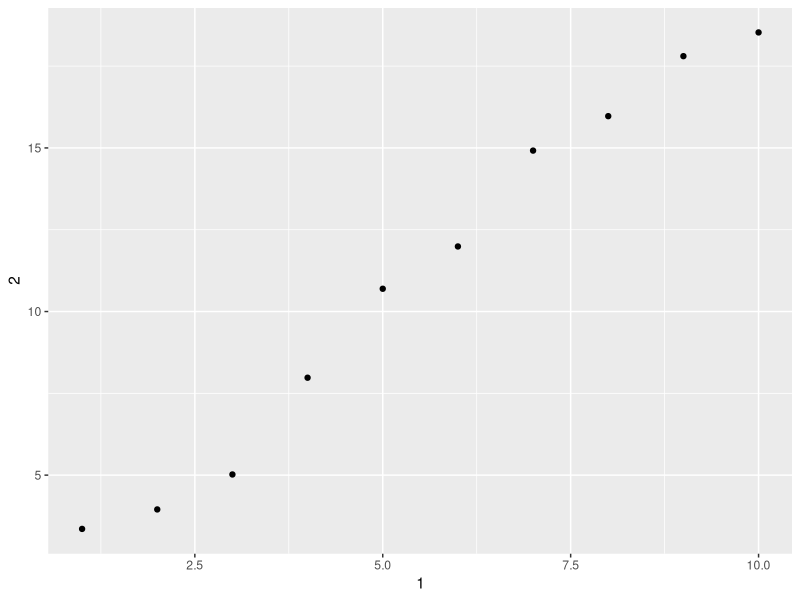

R code for this plot:
## ---- chunk 1
knitr::opts_chunk$set(echo = TRUE)
## ---- chunk 2
library(tidyverse)
## ---- chunk 3
as_tibble(iris)

tibble(
  x = 1:5, 
  y = 1, 
  z = x ^ 2 + y
)
## ---- chunk 4
tribble(
  ~x, ~y, ~z,
  #--|--|----
  "a", 2, 3.6,
  "b", 1, 8.5
)
## ---- chunk 5
df <- tibble(
  x = runif(5),
  y = rnorm(5)
)

df$x
df[["x"]]
df[[1]]
## ---- chunk 6
df %>% .$x
df %>% .[["x"]]
## ---- chunk 7
class(as.data.frame(df))

as.data.frame(df)
## ---- chunk 8
typeof(mtcars)
typeof(diamonds)
## ---- chunk 9
is_tibble(mtcars)
is_tibble(diamonds)
## ---- chunk 10
df <- data.frame(abc = 1, xyz = "a")
df
df$x
df[, "xyz"]
df[, c("abc", "xyz")]
## ---- chunk 11
tbl <- tibble(
  abc = 1, 
  xyz = "a"
)
tbl
tbl$x
tbl[, "xyz"]
tbl[, c("abc", "xyz")]
## ---- chunk 12
var <- "mpg"

cars_tbl <- as_tibble(mtcars)
cars_tbl[var]
cars_tbl[[var]]
## ---- chunk 13
annoying <- tibble(
  `1` = 1:10,
  `2` = `1` * 2 + rnorm(length(`1`))
)

annoying
## ---- chunk 14
# annoying$1 # Doesn't work
annoying$`1`
annoying["1"]
## ---- chunk 15
annoying %>% 
  ggplot() + 
  geom_point(aes(x = `1`, y = `2`))
## ---- chunk 16
annoying <-
  annoying %>%
  mutate(`3` = `2` / `1`)
annoying
## ---- chunk 17
annoying %>%
  rename(one = `1`, two = `2`, three = `3`)
## ---- chunk 18
?enframe
## ---- chunk 19
enframe(c(a = 1, b = 2, c = 3))
enframe(list(female = 1, male = 2))
